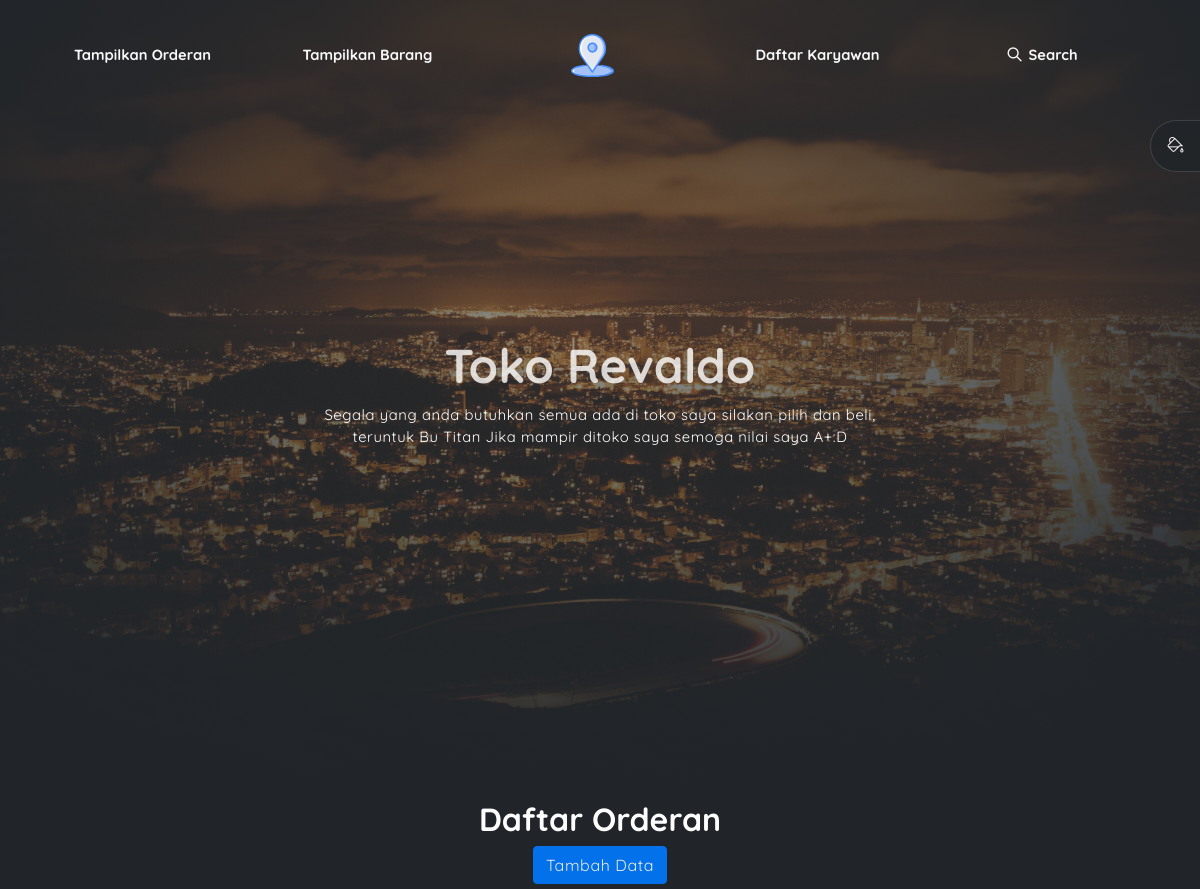
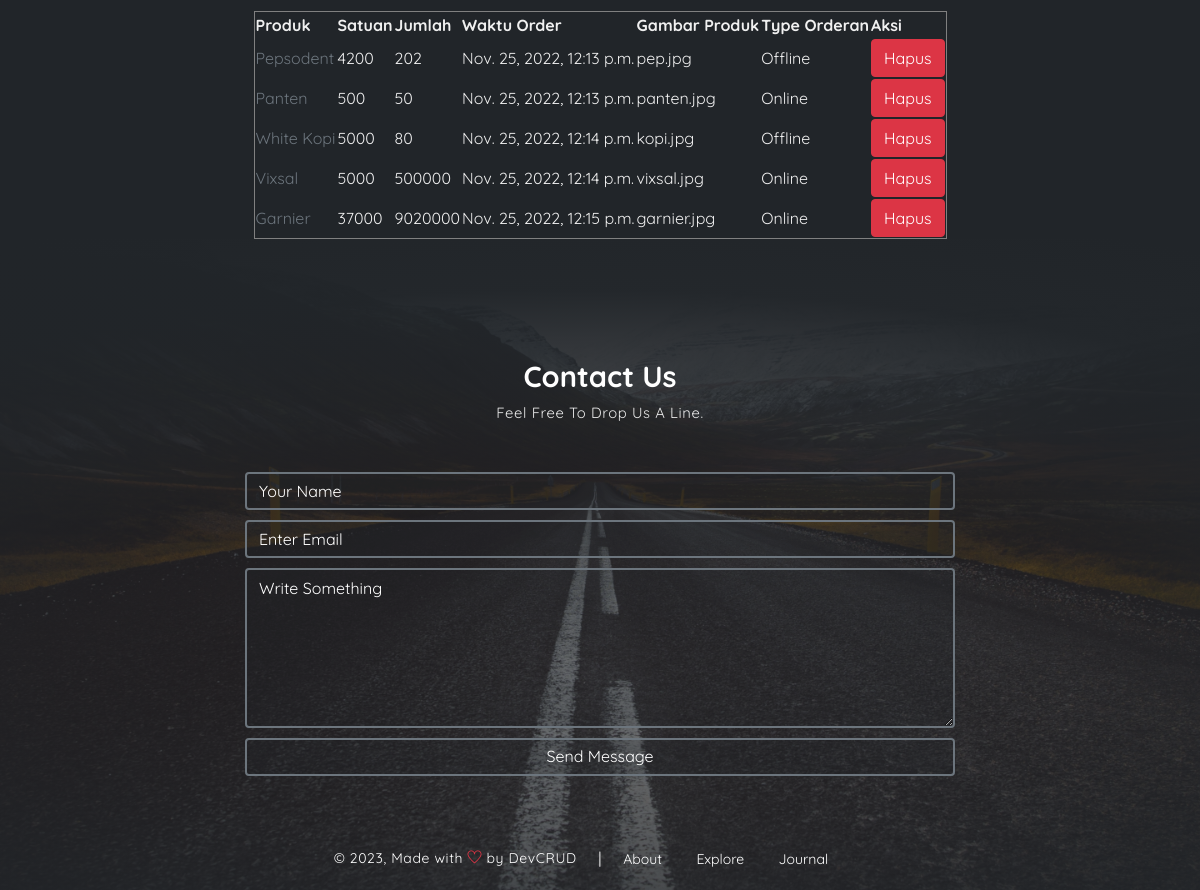
/Vbrg3/, run on the app's committed database (2 pictures, top to bottom).
### dashboard/models.py (models this page shows, shortened)
class Order(models.Model):
    produk = models.CharField(max_length=10)
    satuan = models.IntegerField()
    jumlah = models.BigIntegerField()
    waktu_order=models.DateTimeField(auto_now_add=True)
    gbr_produk = models.CharField(max_length=150, blank = True)
    jenis_id=models.ForeignKey(Jenis, on_delete=models.CASCADE,null=True)

class Jenis(models.Model):
    nama=models.CharField(max_length=50)
    ket=models.TextField()

### dashboard/views.py (the view)
# urls.py: path('Vbrg3/',Order_View,name='order_view'),
def Order_View(request):
    orders=Order.objects.all()
    konteks={
        'orders':orders
    }
    return render(request,'tampil_brg3.html',konteks)

### templates/tampil_brg3.html (shortened to what this page needs)
{%load static%}
<!DOCTYPE html>
<html lang="en">
<head>
    <link rel="stylesheet" href="{%static 'vendors/themify-icons/css/themify-icons.css'%}">
    <link href="https://cdn.jsdelivr.net/npm/bootstrap@5.3.0-alpha1/dist/css/bootstrap.min.css" rel="stylesheet">
	<link rel="stylesheet" href="{%static 'css/dorang.css'%}">
</head>
<body data-spy="scroll" data-target=".navbar" data-offset="40" id="home" class="dark-theme">
    <nav class="page-navbar" data-spy="affix" data-offset-top="10">
        <ul class="nav-navbar container">
            <li class="nav-item"><a href="{% url 'order_view' %}" class="nav-link">Tampilkan Orderan</a></li>
            <li class="nav-item"><a href="{% url 'barang_view' %}" class="nav-link">Tampilkan Barang</a></li>
            <li class="nav-item"><a href="#" class="nav-link"><img src="{%static 'imgs/placeholder.svg'%}" alt="Download free bootstrap 4 landing page, free boootstrap 4 templates, Download free bootstrap 4.1 landing page, free boootstrap 4.1.1 templates, weber Landing page"></a></li>
            <li class="nav-item"><a href="{% url 'karyawan_view' %}" class="nav-link">Daftar Karyawan</a></li>
            <li class="nav-item search">
                <a href="javascript:void(0)" class="nav-link search-toggle"><i class="ti-search"></i> Search</a>
            </li>
        </ul>
    </nav>
    <div class="theme-selector">
        <a href="javascript:void(0)" class="spinner">
            <i class="ti-paint-bucket"></i>
        </a>
    </div>
    <header class="header">
        <div class="overlay"></div>
        <div class="header-content">
            <h1 class="header-title">Toko Revaldo</h1>
            <p class="header-subtitle">Segala yang anda butuhkan semua ada di toko saya silakan pilih dan beli,
                teruntuk Bu Titan Jika mampir ditoko saya semoga nilai saya A+:D
            </p>
        </div>
    </header>
<center>
    <h2 class='align-center'> Daftar Orderan </h2>
    <table style="margin-left:auto;margin-right:auto" border="1" style=>
        <tr>
            <p><a href="/addbrng3" class="btn btn-primary"> Tambah Data </a></p>
            <th style="color:#F0F0F0;">Produk</th>
            <th style="color:#F0F0F0;">Satuan </th>
            <th style="color:#F0F0F0;">Jumlah</th>
            <th style="color:#F0F0F0;">Waktu Order</th>
            <th style="color:#F0F0F0;">Gambar Produk</th>
            <th style="color:#F0F0F0;">Type Orderan</th>
            <th style="color:#F0F0F0;">Aksi</th>
        </tr></center>
    {% for Order in orders  %}
        <tr>
            <td style="color:#F0F0F0;"><a href="{% url 'ubah_order' Order.id %}">{{Order.produk}}</a></td>
            <td style="color:#F0F0F0;">{{Order.satuan}}</td>
            <td style="color:#F0F0F0;">{{Order.jumlah}}</td>
            <td style="color:#F0F0F0;">{{Order.waktu_order}}</td>
            <td style="color:#F0F0F0;">{{Order.gbr_produk}}</td>
            <td style="color:#F0F0F0;">{{Order.jenis_id.nama}}</td>
            <td><button type="button" class="btn btn-danger" data-bs-toggle="modal"
                data-bs-target="#hapus-{{ Order.id }}">Hapus</button></td>
        </tr>
    {%endfor%}
    <div class="contact-section">
        <div class="overlay"></div>
        <div class="container">
            <div class="col-md-10 col-lg-8 m-auto">
                <h6 class="title mb-2">Contact Us</h6>
                <p class="mb-5">Feel Free To Drop Us A Line.</p>
                <form action="" class="form-group">
                    <input type="text" size="50" class="form-control" placeholder="Your Name" required>
                    <input type="email" class="form-control" placeholder="Enter Email"requried>
                    <textarea name="comment" id="comment" rows="6"   class="form-control" placeholder="Write Something"></textarea>
                    <input type="submit" value="Send Message" class="form-control">
                </form>
            </div>
            <footer class="footer">
                <p class="infos">&copy; <script>document.write(new Date().getFullYear())</script>, Made with <i class="ti-heart text-danger"></i> by <a href="http://www.devcrud.com">DevCRUD</a></p>
                <span>|</span>
                <div class="links">
                    <a href="#">About</a>
                    <a href="#">Explore</a>
                    <a href="#">Journal</a>
                </div>
            </footer>
        </div>
    </div>
</body>
</html>

### data on the page
Order: produk "Pepsodent", satuan "4200", jumlah "202", waktu_order "Nov. 25, 2022, 12:13 p.m.", gbr_produk "pep.jpg", jenis_id.nama "Offline"
Order: produk "Panten", satuan "500", jumlah "50", waktu_order "Nov. 25, 2022, 12:13 p.m.", gbr_produk "panten.jpg", jenis_id.nama "Online"
Order: produk "White Kopi", satuan "5000", jumlah "80", waktu_order "Nov. 25, 2022, 12:14 p.m.", gbr_produk "kopi.jpg", jenis_id.nama "Offline"
Order: produk "Vixsal", satuan "5000", jumlah "500000", waktu_order "Nov. 25, 2022, 12:14 p.m.", gbr_produk "vixsal.jpg", jenis_id.nama "Online"
Order: produk "Garnier", satuan "37000", jumlah "9020000", waktu_order "Nov. 25, 2022, 12:15 p.m.", gbr_produk "garnier.jpg", jenis_id.nama "Online"
